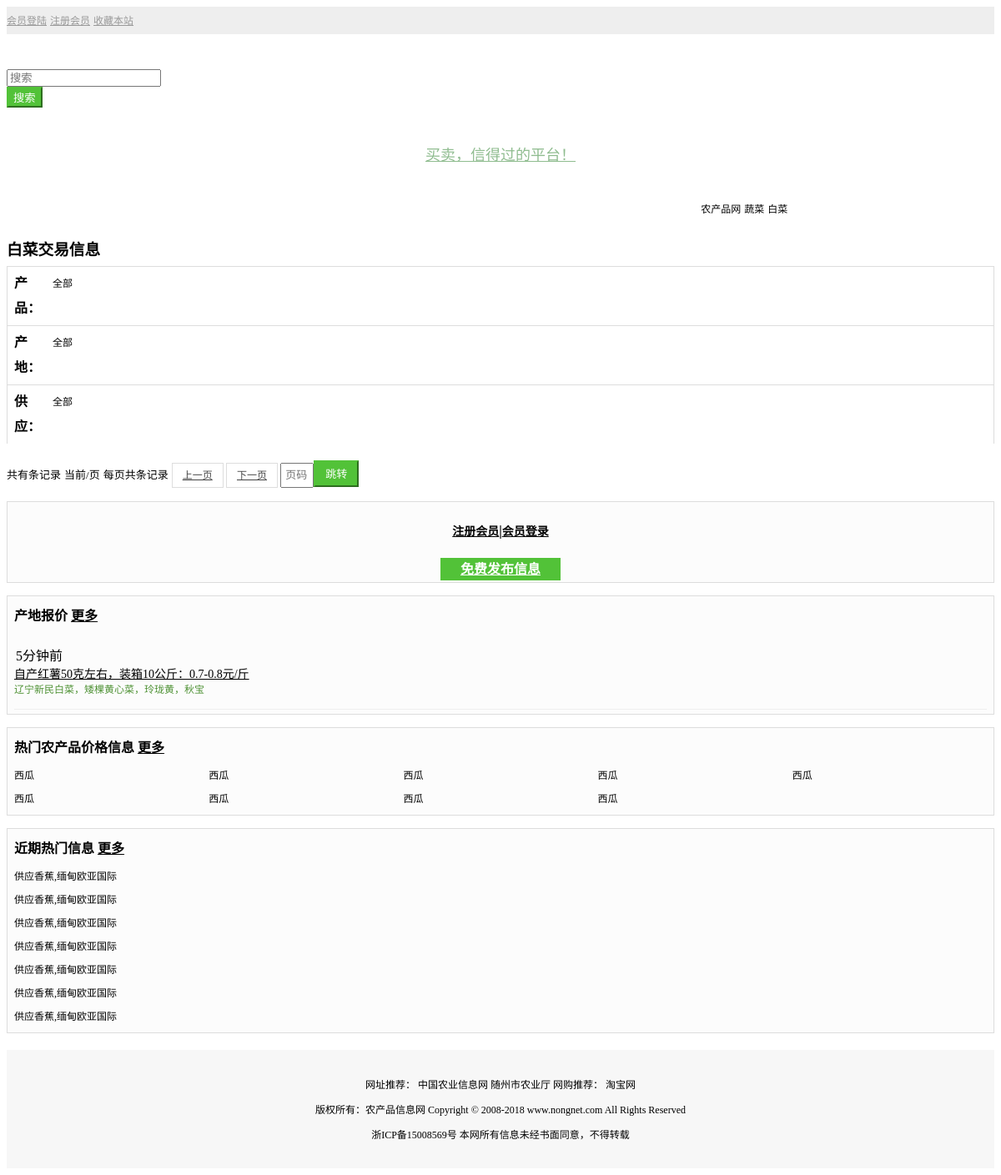
The page /productC/1/2 on the database as committed earlier.
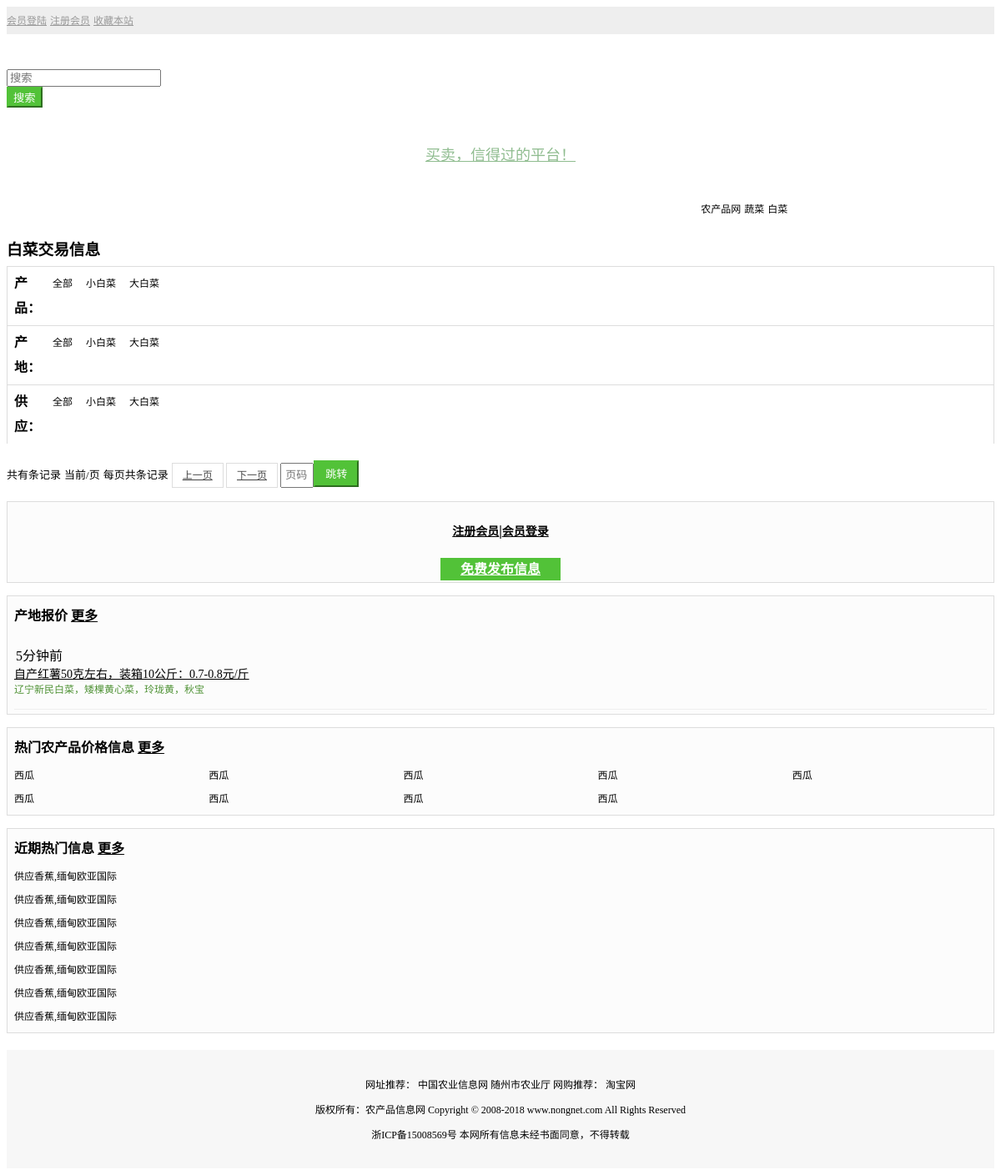
The same page on the database as committed later.
### home/models.py (models this page shows)
class p_message(models.Model):
    username = models.CharField(max_length=30, help_text="关联用户")
    type = models.CharField(max_length=30, help_text="1：供应 2：需求", default=1)
    m_title = models.CharField(max_length=50, help_text="信息标题", default="")
    m_pz = models.CharField(max_length=30, help_text="产品品种", default="")
    m_begin = models.CharField(max_length=30, help_text="上市开始日期时间", default="")
    m_end = models.CharField(max_length=30, help_text="上市结束日期时间", default="")
    m_size = models.CharField(max_length=30, help_text="报价规格", default="")
    m_today_price = models.CharField(max_length=30, help_text="今日价格", default="")
    m_today_size = models.CharField(max_length=30, help_text="今日价格的单位", default="")
    m_today_date = models.CharField(max_length=30, help_text="上架日期", default="")
    m_photo = models.CharField(max_length=200, help_text="实拍图片，展示图片", default="")
    m_address_province = models.CharField(max_length=80, help_text="所属地区代码(省级)", default="")
    m_address_city = models.CharField(max_length=80, help_text="所属地区代码(市级)", default="")
    m_address_belong = models.CharField(max_length=80, help_text="所属地区代码（地区）", default="")
    m_address_detail = models.CharField(max_length=200, help_text="详细地址", default="")
    m_f_id = models.CharField(max_length=200, help_text="关联的大类别", default="")
    m_c_id = models.CharField(max_length=200, help_text="关联的子类别", default="")
    m_content = models.TextField(help_text="信息内容正文")
    create_time = models.CharField(max_length=30, help_text="创建时间", default="0")
    update_time = models.CharField(max_length=30, help_text="修改时间", default="0")

### home/views.py (the view)
# urls.py: path('productC/<int:id>/<int:page>', home_views.productC),
def productC(request, id, page):
    recPerPage = 16
    if id != None:
        if isinstance(id, int):
            template = loader.get_template('home/productC.html')
            try:
                index = p_product_child.objects.get(id=id)
                father = p_product.objects.get(id=index.p_id)
                childList = list(p_message.objects.filter(m_c_id=id).values())
                titleNav = [
                    {
                        'title': '农产品网',
                        'link': '/'
                    },
                    {
                        'title': father.p_name,
                        'link': ''
                    },
                    {
                        'title': index.p_name,
                        'link': ''
                    }
                ]
                print(titleNav)
                childData = [{
                    'link': '/product/' + str(id) + '/1',
                    'title': '全部',
                    'f_id': 0
                }]
                for item in childList:
                    childData.append({
                        'link': item['id'],
                        'title': item['m_pz'],
                        'f_id': item['m_f_id']
                    })
            except:
                childData = None
            try:
                mgsLsit = Paginator(p_message.objects.filter(m_c_id=id).values().order_by('create_time'),
                                    recPerPage)
                handle = PageObject()
                pageData = handle.handlePage(mgsLsit, page, recPerPage)
                pageData['page_list'] = handlePhoto(pageData['page_list'])
            except:
                pageData = None
            context = {
                'child': childData,
                'list': pageData,
                'path': '/product/' + str(id) + '/',
                'titleNav': titleNav,
                'this': index.p_name
            }
            return HttpResponse(template.render(context, request))
        else:
            return HttpResponse('页面参数错误')
    else:
        return HttpResponse('不存在参数')

### home/templates/home/productC.html (shortened to what the changed rows need)
{% load static %}
{% include "home/base_header.html" %}
<link rel="stylesheet" href="{% static '/css/common.css' %}">
<link rel="stylesheet" href="{% static '/css/body.css' %}">
<link rel="stylesheet" href="{% static '/css/product.css' %}">
<link rel="stylesheet" href="{% static '/css/page.css' %}">
</head>
<body>
<div class="">
    <div class="container">
        <div class="col-md-8">
            <div>
                <div class="card-box clear_both list-nav-">
                    <div class="col-xs-12">
                        <div class="link-body">
                            {% for item in child %}
                                <a class="link-body-a a-text a-text-hover" href="{{ item.link }}">{{ item.title }}</a>
                            {% endfor %}
                        </div>
                    </div>
                </div>
                <div class="card-box clear_both list-nav-">
                    <div class="col-xs-12">
                        <div class="link-body">
                            {% for item in child %}
                                <a class="link-body-a a-text a-text-hover" href="{{ item.link }}">{{ item.title }}</a>
                            {% endfor %}
                        </div>
                    </div>
                </div>
                <div class="card-box clear_both list-nav-">
                    <div class="col-xs-12">
                        <div class="link-body">
                            {% for item in child %}
                                <a class="link-body-a a-text a-text-hover" href="{{ item.link }}">{{ item.title }}</a>
                            {% endfor %}
                        </div>
                    </div>
                </div>
            </div>
        </div>
    </div>
</div>
{% include "home/base_footer.html" %}

Rows that differ between the two databases and show on the page:
now on this page (row edited): p_message: title "小白菜", title "小白菜", title "小白菜"
now on this page (row edited): p_message: title "大白菜", title "大白菜", title "大白菜"
